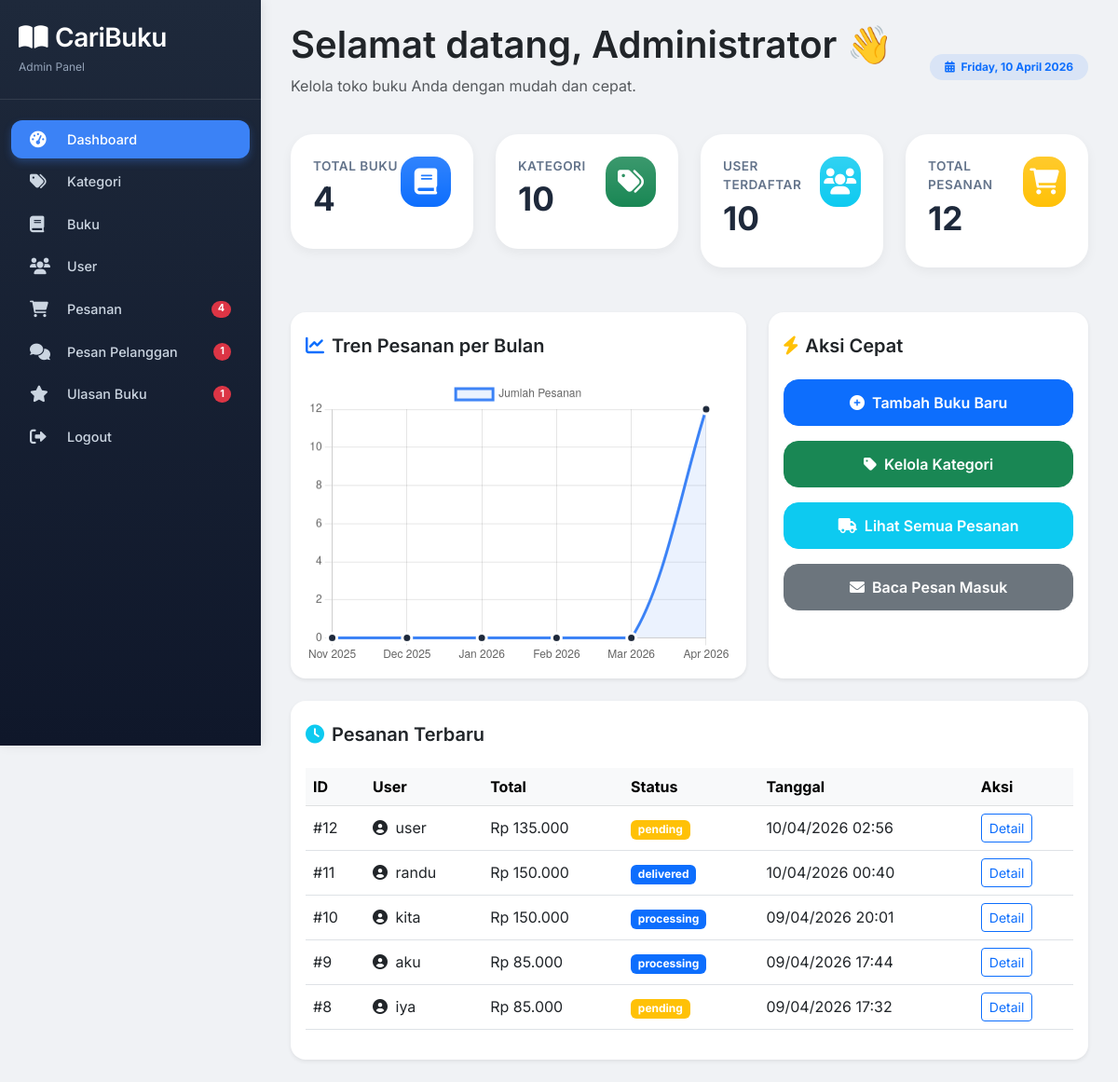
/admin/index.php (signed in), run on the app's committed database.
### tables this page shows
CREATE TABLE `orders` (
  `id` int(11) NOT NULL,
  `user_id` int(11) DEFAULT NULL,
  `order_date` timestamp NOT NULL DEFAULT current_timestamp(),
  `total_amount` decimal(10,2) NOT NULL,
  `payment_method` varchar(50) DEFAULT 'cod',
  `payment_status` enum('pending','paid','failed') NOT NULL DEFAULT 'pending',
  `payment_proof` varchar(255) DEFAULT NULL,
  `status` enum('pending','processing','delivered','cancelled') DEFAULT 'pending',
  `address` text NOT NULL,
  `notes` text DEFAULT NULL,
  `order_type` enum('online','offline') NOT NULL DEFAULT 'online'
);

CREATE TABLE `users` (
  `id` int(11) NOT NULL,
  `name` varchar(100) NOT NULL,
  `email` varchar(100) NOT NULL,
  `password` varchar(255) NOT NULL,
  `role` enum('admin','user') DEFAULT 'user',
  `created_at` timestamp NOT NULL DEFAULT current_timestamp()
);

### admin/index.php (the view, shortened to what this page needs)
<?php
require_once __DIR__ . '/includes/header.php';
$totalBooks = $conn->query("SELECT COUNT(*) as total FROM books")->fetch_assoc()['total'];
$totalCategories = $conn->query("SELECT COUNT(*) as total FROM categories")->fetch_assoc()['total'];
$totalUsers = $conn->query("SELECT COUNT(*) as total FROM users WHERE role='user'")->fetch_assoc()['total'];
$totalOrders = $conn->query("SELECT COUNT(*) as total FROM orders")->fetch_assoc()['total'];
$chartLabels = [];
$chartData = [];
for ($i = 5; $i >= 0; $i--) {
    $bulan = date('Y-m', strtotime("-$i months"));
    $namaBulan = date('M Y', strtotime("-$i months"));
    $chartLabels[] = $namaBulan;
    $result = $conn->query("SELECT COUNT(*) as total FROM orders WHERE DATE_FORMAT(order_date, '%Y-%m') = '$bulan'");
    $chartData[] = $result->fetch_assoc()['total'];
}
$recentOrders = $conn->query("
    SELECT orders.*, users.name as user_name
    FROM orders
    JOIN users ON orders.user_id = users.id
    ORDER BY order_date DESC
    LIMIT 5
");
?>
<div class="d-flex justify-content-between align-items-center flex-wrap mb-4">
    <div>
        <h1 class="display-6 fw-semibold">Selamat datang, <?= htmlspecialchars($_SESSION['name'] ?? 'Admin') ?> 👋</h1>
        <p class="text-muted">Kelola toko buku Anda dengan mudah dan cepat.</p>
    </div>
    <div class="mt-2 mt-sm-0">
        <span class="badge bg-primary bg-opacity-10 text-primary px-3 py-2 rounded-pill">
            <i class="fas fa-calendar-alt me-1"></i> <?= date('l, d F Y') ?>
        </span>
    </div>
</div>
<div class="row g-4 mb-5">
    <div class="col-md-3">
        <div class="stat-card">
            <div class="card-body">
                <div class="d-flex justify-content-between align-items-start">
                    <div><p class="stat-title mb-1">Total Buku</p><h2 class="stat-number"><?= $totalBooks ?></h2></div>
                    <div class="stat-icon bg-primary bg-gradient"><i class="fas fa-book"></i></div>
                </div>
            </div>
        </div>
    </div>
    <div class="col-md-3">
        <div class="stat-card">
            <div class="card-body">
                <div class="d-flex justify-content-between align-items-start">
                    <div><p class="stat-title mb-1">Kategori</p><h2 class="stat-number"><?= $totalCategories ?></h2></div>
                    <div class="stat-icon bg-success bg-gradient"><i class="fas fa-tags"></i></div>
                </div>
            </div>
        </div>
    </div>
    <div class="col-md-3">
        <div class="stat-card">
            <div class="card-body">
                <div class="d-flex justify-content-between align-items-start">
                    <div><p class="stat-title mb-1">User Terdaftar</p><h2 class="stat-number"><?= $totalUsers ?></h2></div>
                    <div class="stat-icon bg-info bg-gradient"><i class="fas fa-users"></i></div>
                </div>
            </div>
        </div>
    </div>
    <div class="col-md-3">
        <div class="stat-card">
            <div class="card-body">
                <div class="d-flex justify-content-between align-items-start">
                    <div><p class="stat-title mb-1">Total Pesanan</p><h2 class="stat-number"><?= $totalOrders ?></h2></div>
                    <div class="stat-icon bg-warning bg-gradient"><i class="fas fa-shopping-cart"></i></div>
                </div>
            </div>
        </div>
    </div>
</div>
<div class="row g-4">
    <div class="col-lg-7">
        <div class="card border-0 shadow-sm rounded-4">
            <div class="card-header bg-transparent border-0 pt-4">
                <h5 class="fw-semibold mb-0"><i class="fas fa-chart-line me-2 text-primary"></i>Tren Pesanan per Bulan</h5>
            </div>
            <div class="card-body">
                <canvas id="ordersChart" height="200"></canvas>
            </div>
        </div>
    </div>
    <div class="col-lg-5">
        <div class="card border-0 shadow-sm rounded-4 h-100">
            <div class="card-header bg-transparent border-0 pt-4">
                <h5 class="fw-semibold mb-0"><i class="fas fa-bolt me-2 text-warning"></i>Aksi Cepat</h5>
            </div>
            <div class="card-body d-flex flex-column gap-3">
                <a href="books.php" class="btn btn-primary quick-btn"><i class="fas fa-plus-circle me-2"></i>Tambah Buku Baru</a>
                <a href="categories.php" class="btn btn-success quick-btn"><i class="fas fa-tag me-2"></i>Kelola Kategori</a>
                <a href="orders.php" class="btn btn-info quick-btn text-white"><i class="fas fa-truck me-2"></i>Lihat Semua Pesanan</a>
                <a href="messages.php" class="btn btn-secondary quick-btn"><i class="fas fa-envelope me-2"></i>Baca Pesan Masuk</a>
            </div>
        </div>
    </div>
</div>
<div class="card border-0 shadow-sm rounded-4 mt-4">
    <div class="card-header bg-transparent border-0 pt-4">
        <h5 class="fw-semibold mb-0"><i class="fas fa-clock me-2 text-info"></i>Pesanan Terbaru</h5>
    </div>
    <div class="card-body">
        <?php if ($recentOrders->num_rows > 0): ?>
            <div class="table-responsive">
                <table class="table table-hover align-middle">
                    <thead class="table-light">
                        <tr><th>ID</th><th>User</th><th>Total</th><th>Status</th><th>Tanggal</th><th>Aksi</th></tr>
                    </thead>
                    <tbody>
                        <?php while($order = $recentOrders->fetch_assoc()): ?>
                        <tr>
                            <td>#<?= $order['id'] ?></td>
                            <td><i class="fas fa-user-circle me-1"></i> <?= htmlspecialchars($order['user_name']) ?></td>
                            <td>Rp <?= number_format($order['total_amount'], 0, ',', '.') ?></td>
                            <td><span class="badge <?= $order['status']=='pending' ? 'bg-warning' : 'bg-primary' ?>"><?= $order['status'] ?></span></td>
                            <td><?= date('d/m/Y H:i', strtotime($order['order_date'])) ?></td>
                            <td><a href="orders.php?detail=<?= $order['id'] ?>" class="btn btn-sm btn-outline-primary">Detail</a></td>
                        </tr>
                        <?php endwhile; ?>
                    </tbody>
                </table>
            </div>
        <?php else: ?>
            <p class="text-muted">Belum ada pesanan.</p>
        <?php endif; ?>
    </div>
</div>
<script>
    const ctx = document.getElementById('ordersChart').getContext('2d');
    new Chart(ctx, {
        type: 'line',
        data: {
            labels: <?= json_encode($chartLabels) ?>,
            datasets: [{
                label: 'Jumlah Pesanan',
                data: <?= json_encode($chartData) ?>,
                borderColor: '#3b82f6',
                backgroundColor: 'rgba(59,130,246,0.1)',
                borderWidth: 3,
                pointBackgroundColor: '#1e293b',
                pointBorderColor: '#fff',
                pointRadius: 5,
                tension: 0.3,
                fill: true
            }]
        },
        options: {
            responsive: true,
            maintainAspectRatio: true,
            scales: { y: { beginAtZero: true, stepSize: 1 } }
        }
    });
</script>
<?php require_once __DIR__ . '/includes/footer.php'; ?>

### admin/includes/header.php (style rules this page uses)
* { font-family: 'Inter', sans-serif; }
body { background: #f0f2f5; margin: 0; padding: 0; }
.stat-card { background: white; border: none; border-radius: 24px; box-shadow: 0 4px 12px rgba(0,0,0,0.05); transition: transform 0.2s, box-shadow 0.2s; overflow: hidden; }
.stat-card .card-body { padding: 1.5rem; }
.stat-icon { width: 54px; height: 54px; border-radius: 18px; display: flex; align-items: center; justify-content: center; font-size: 28px; color: white; }
.stat-title { font-size: 0.85rem; text-transform: uppercase; letter-spacing: 0.5px; font-weight: 600; color: #64748b; }
.stat-number { font-size: 2.2rem; font-weight: 700; color: #1e293b; line-height: 1.2; }
.quick-btn { border-radius: 16px; padding: 12px 20px; font-weight: 600; transition: all 0.2s; }

### data on the page
orders: id "12", user.name "user", total_amount "135.000", status "pending", order_date "10/04/2026 02:56"
orders: id "11", user.name "randu", total_amount "150.000", status "delivered", order_date "10/04/2026 00:40"
orders: id "10", user.name "kita", total_amount "150.000", status "processing", order_date "09/04/2026 20:01"
orders: id "9", user.name "aku", total_amount "85.000", status "processing", order_date "09/04/2026 17:44"
orders: id "8", user.name "iya", total_amount "85.000", status "pending", order_date "09/04/2026 17:32"

### other printed values
$pendingOrdersCount "4"
$unreadChatCount "1"
$pendingReviewsCount "1"
$_SESSION['name'] "Administrator"
$totalBooks "4"
$totalCategories "10"
$totalUsers "10"
$totalOrders "12"
chart data {{ json_encode($chartData) }} ["0","0","0","0","0","12"]
